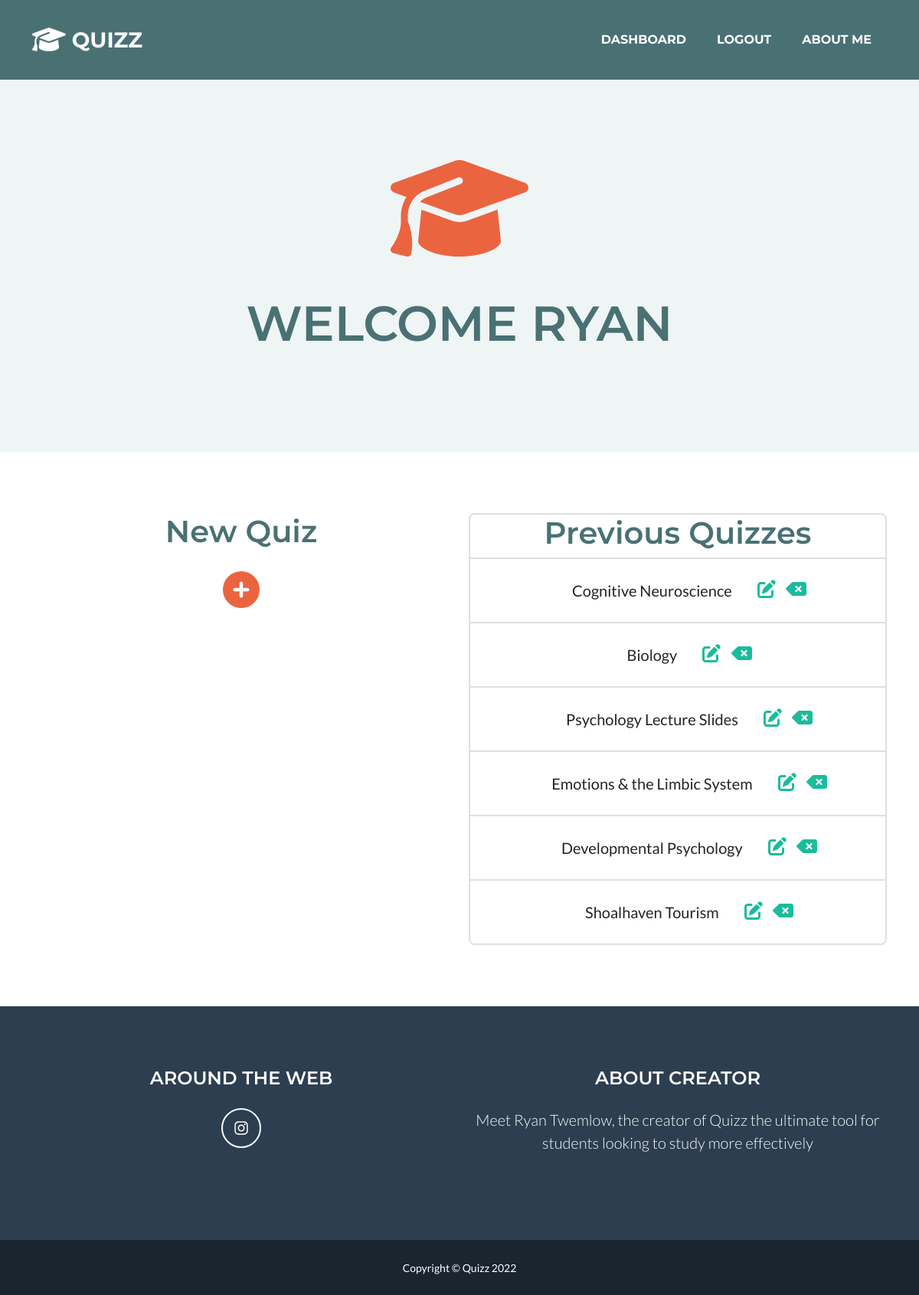
The app's page /dashboard (signed in) with its own data.
### server.py (models this page shows)
class Users(db.Model, UserMixin):
    __tablename__ = "users"
    id = db.Column(db.Integer, primary_key=True)
    quizzes = db.relationship("QuizNames", backref="creator")
    name = db.Column(db.String(250), nullable=False)
    email = db.Column(db.String(250), nullable=False)
    password = db.Column(db.String(250), nullable=False)

class QuizNames(db.Model, UserMixin):
    __tablename__ = "quiz_names"
    id = db.Column(db.Integer, primary_key=True)
    quiz_name = db.Column(db.String(), unique=False, nullable=False)
    user_id = db.Column(db.Integer, db.ForeignKey('users.id'))
    quiz_questions = db.relationship("QuizQuestion", backref="quiz_name", cascade='all, delete')
    processed = db.Column(db.Integer, nullable=False)

### server.py (the view)
@app.route("/dashboard")
@login_required
def dashboard():
    all_questions = current_user.quizzes
    return render_template('dashboard.html', quiz=all_questions, int=int)

### server.py (called while the page is built)
@login_manager.user_loader
def load_user(id):
    return Users.query.get(int(id))

### templates/dashboard.html (shortened to what this page needs)
    {%include "head.html"%}
    <body id="page-top">
        <header class="masthead bg-primary text-white text-center">
            <div class="container d-flex align-items-center flex-column">
                <span><i class="fa-solid fa-graduation-cap fa-9x spacing"></i></span>
                <h1 class="masthead-heading text-uppercase mb-0" id="title-header-main">Welcome {{current_user.name}}</h1>
            </div>
        </header>
            <div class="container quizzes">
                <div class="row">
                    <div class="col-sm-6 add-quiz">
                        <h1 class="subtitles">New Quiz</h1>
                        <a href="{{url_for('quiz')}}"><i class="fa-solid fa-circle-plus fa-3x new-quiz"></i></a>
                    </div>
                    <div class="col-sm-6" style="text-align: center;">
                        <div class="card" style="width: 100%; text-align: center;">
                            <h1 class="subtitles">Previous Quizzes</h1>
                            {%if quiz != []%}
                                <ul class="list-group list-group-flush">
                                    {%for i in quiz%}
                                    {%if i.processed == 0%}
                                    <li class="list-group-item"><h2 class="loading">Loading Quiz</h2></li>
                                    {%else%}
                                    <li class="list-group-item"><a class="btn-xl btn" href="{{url_for('main_quiz', index=int(0), id=i.id)}}">{{i.quiz_name}}</a>
                                        <a href="{{url_for('edit_quiz_title', id=i.id)}}"><i class="fa-solid fa-pen-to-square fa-xl" style="margin-right: 10px;"></i></a>
                                        <a href="{{url_for('delete', id=i.id)}}"><i class="fa-solid fa-delete-left fa-xl"></i></a>
                                    </li>
                                    {%endif%}
                                    {%endfor%}
                                </ul>
                            {%endif%}
                        </div>
                    </div>
                </div>
            </div>
        {%include "footer.html"%}
    </body>

### templates/head.html (shortened to what this page needs)
<!DOCTYPE html>
<html lang="en">
<head>
        <link href="/static/css/styles.css" rel="stylesheet" />
    </head>
        <nav class="navbar navbar-expand-lg bg-secondary text-uppercase fixed-top" id="mainNav">
            <div class="container">
                <a class="navbar-brand" href="{{url_for('home')}}"><i class="fa-solid fa-graduation-cap fa-lg"></i> Quizz</a>
                <div class="collapse navbar-collapse" id="navbarResponsive">
                    <ul class="navbar-nav ms-auto">
                        {%if not current_user.is_authenticated%}
                        <li class="nav-item mx-0 mx-lg-1"><a class="nav-link py-3 px-0 px-lg-3 rounded" href="{{url_for('signup')}}">Sign up</a></li>
                        <li class="nav-item mx-0 mx-lg-1"><a class="nav-link py-3 px-0 px-lg-3 rounded" href="{{url_for('login')}}">Login</a></li>
                        {%else%}
                        <li class="nav-item mx-0 mx-lg-1"><a class="nav-link py-3 px-0 px-lg-3 rounded" href="{{url_for('dashboard')}}">Dashboard</a></li>
                        <li class="nav-item mx-0 mx-lg-1"><a class="nav-link py-3 px-0 px-lg-3 rounded" href="{{url_for('logout')}}">Logout</a></li>
                        {%endif%}
                        <li class="nav-item mx-0 mx-lg-1"><a class="nav-link py-3 px-0 px-lg-3 rounded" href="{{url_for('about')}}">About Me</a></li>
                    </ul>
                </div>
            </div>
        </nav>
</html>

### templates/footer.html (shortened to what this page needs)
<footer class="footer text-center">
            <div class="container">
                <div class="row">
                    <div class="col-lg-6" style="padding-bottom: 40px;">
                        <h4 class="text-uppercase mb-4">Around the Web</h4>
                        <a class="btn btn-outline-light btn-social mx-1" href="https://www.instagram.com/quizz_ai/"><i class="fab fa-fw fa-instagram"></i></a>
                    </div>
                    <div class="col-lg-6">
                        <h4 class="text-uppercase mb-4">About Creator</h4>
                        <p class="lead mb-0">
                            Meet Ryan Twemlow, the creator of Quizz the ultimate tool for students looking to study more effectively
                        </p>
                    </div>
                </div>
            </div>
        </footer>
        <div class="copyright py-4 text-center text-white">
            <div class="container"><small>Copyright &copy; Quizz 2022</small></div>
        </div>

### records on screen
Users: name "RYAN"
QuizNames: quiz_name "Cognitive Neuroscience"
QuizNames: quiz_name "Biology"
QuizNames: quiz_name "Psychology Lecture Slides"
QuizNames: quiz_name "Emotions & the Limbic System"
QuizNames: quiz_name "Developmental Psychology"
QuizNames: quiz_name "Shoalhaven Tourism"
